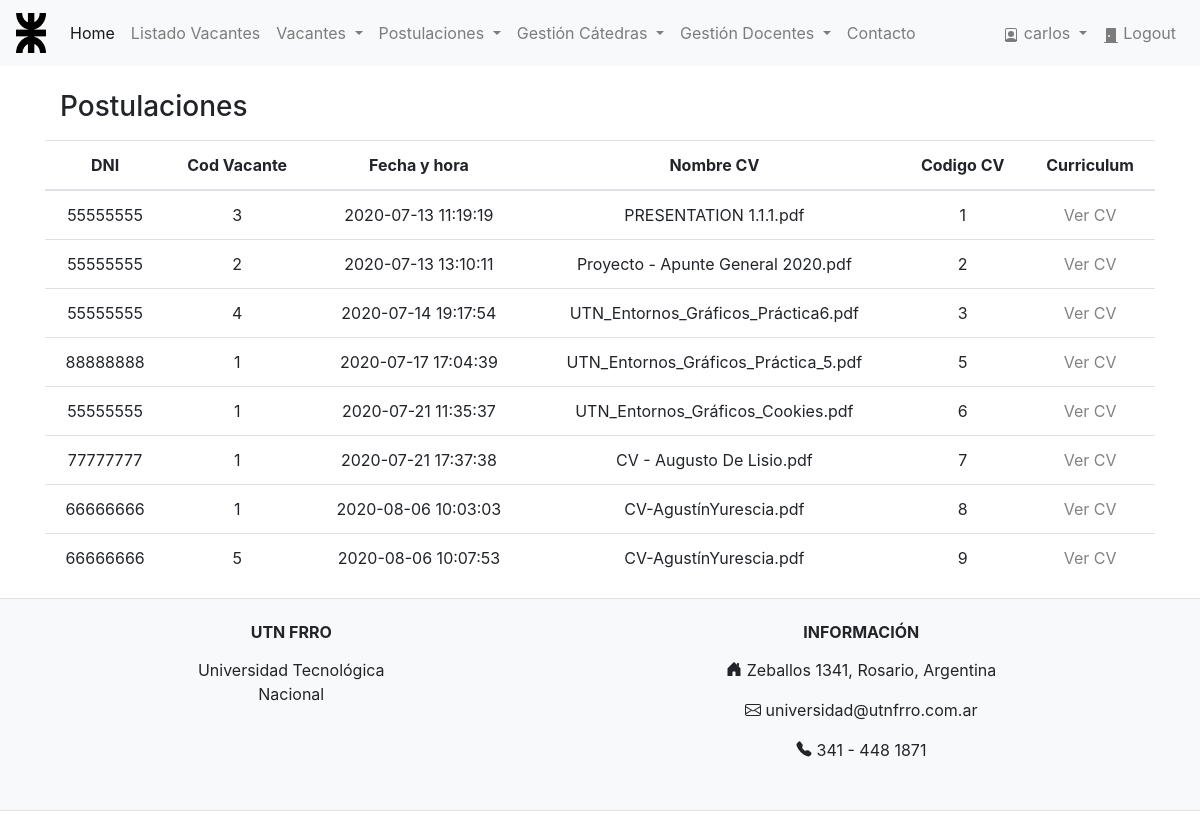
The app's page /Logic/postulaciones.php (signed in) with its own data.
### tables this page shows
CREATE TABLE `postulacion` (
  `dni` int(11) NOT NULL,
  `cod_vacante` int(11) NOT NULL,
  `fecha_hora` datetime NOT NULL,
  `puntaje` int(11) DEFAULT NULL,
  `curriculum` varchar(45) NOT NULL,
  `cod_curriculum` int(11) NOT NULL,
  PRIMARY KEY (`dni`,`cod_vacante`),
  KEY `fk_postulacion_vacante_idx` (`cod_vacante`),
  CONSTRAINT `fk_postulacion_usuario` FOREIGN KEY (`dni`) REFERENCES `usuario` (`dni`) ON UPDATE CASCADE,
  CONSTRAINT `fk_postulacion_vacante` FOREIGN KEY (`cod_vacante`) REFERENCES `vacante` (`cod_vacante`) ON UPDATE CASCADE
);

### Logic/postulaciones.php (the view, shortened to what this page needs)
<!DOCTYPE html>
<html>
<head>
    <?php
    include_once("../Logic/header.php");
    ?>
</head>
<body>
    <?php
    $es_admin = $_SESSION['es_admin'];
    if ($es_admin == 1) {
        $sentencia = "SELECT * FROM postulacion ORDER BY fecha_hora ASC";
        $resultado = mysqli_query($link, $sentencia) or die(mysqli_error($link));
    } else {
        $dni = $_SESSION['dni'];
        $sentencia = "SELECT * FROM postulacion WHERE dni='$dni' ORDER BY fecha_hora ASC";
        $resultado = mysqli_query($link, $sentencia) or die(mysqli_error($link));
    }
    ?>
    <div class="container">
        <div class="form-group col-md-12">
            <br />
            <h3>Postulaciones</h3>
        </div>
        <form action="seleccion_vacante.php" method="post">
            <table class="table">
                <thead>
                    <tr>
                        <th scope="col">DNI</th>
                        <th scope="col">Cod Vacante</th>
                        <th scope="col">Fecha y hora</th>
                        <th scope="col">Nombre CV</th>
                        <th scope="col">Codigo CV</th>
                        <th scope="col">Curriculum</th>
                    </tr>
                </thead>
                <tbody>
                    <?php
                    while ($fila = mysqli_fetch_array($resultado)) {
                    ?>
                        <tr>
                            <td><?php echo ($fila['dni']); ?></td>
                            <td><?php echo ($fila['cod_vacante']); ?></td>
                            <td><?php echo ($fila['fecha_hora']); ?></td>
                            <td><?php echo ($fila['curriculum']); ?></td>
                            <td><?php echo ($fila['cod_curriculum']); ?></td>
                            <td><a class="linkcv" href="../Archivos/<?php $a = $fila['cod_curriculum'];
                                                                    $b = $fila['curriculum'];
                                                                    echo $a . $b; ?> " target="_blank"> Ver CV</a></td>
                        </tr>
                    <?php
                    }
                    ?>
                </tbody>
            </table>
        </form>
    </div>
    <?php
    include_once("../Logic/footer.php");
    ?>
</body>
</html>

### Logic/Estilo/estilo.css (style rules this page uses)
.linkcv:link { color: #828282; }
td,th { text-align: center !important; vertical-align: middle !important; }

### records on screen
postulacion: dni "55555555", cod_vacante "3", fecha_hora "2020-07-13 11:19:19", curriculum "PRESENTATION 1.1.1.pdf", cod_curriculum "1"
postulacion: dni "55555555", cod_vacante "2", fecha_hora "2020-07-13 13:10:11", curriculum "Proyecto - Apunte General 2020.pdf", cod_curriculum "2"
postulacion: dni "55555555", cod_vacante "4", fecha_hora "2020-07-14 19:17:54", curriculum "UTN_Entornos_Gráficos_Práctica6.pdf", cod_curriculum "3"
postulacion: dni "88888888", cod_vacante "1", fecha_hora "2020-07-17 17:04:39", curriculum "UTN_Entornos_Gráficos_Práctica_5.pdf", cod_curriculum "5"
postulacion: dni "55555555", cod_vacante "1", fecha_hora "2020-07-21 11:35:37", curriculum "UTN_Entornos_Gráficos_Cookies.pdf", cod_curriculum "6"
postulacion: dni "77777777", cod_vacante "1", fecha_hora "2020-07-21 17:37:38", curriculum "CV - Augusto De Lisio.pdf", cod_curriculum "7"
postulacion: dni "66666666", cod_vacante "1", fecha_hora "2020-08-06 10:03:03", curriculum "CV-AgustínYurescia.pdf", cod_curriculum "8"
postulacion: dni "66666666", cod_vacante "5", fecha_hora "2020-08-06 10:07:53", curriculum "CV-AgustínYurescia.pdf", cod_curriculum "9"

### other values on screen
$_SESSION['usuario'] "carlos"
